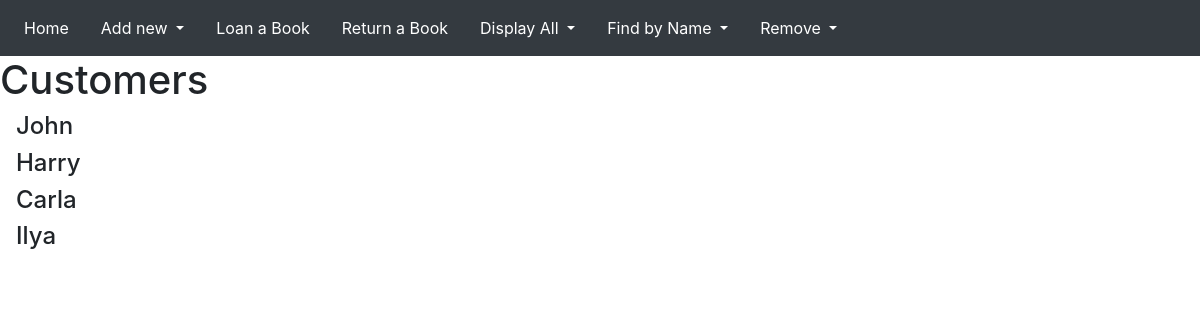
The page /display/customer/ on the database its author committed.
### db.py (models this page shows, shortened)
class Customers(base):
    __tablename__ = 'Customers'
    id = Column(Integer, primary_key=True)
    name = Column(String)
    city = Column(String)
    age = Column(Integer)

### app.py (the view, shortened to what this page needs)
@app.route("/display/<cat>/")
def display(cat):
    if cat == "book":
        book_names = session.query(db.Books.name).all()
        return render_template("display.html", cat=cat, book_names=book_names)
    elif cat == "customer":
        customer_names = session.query(db.Customers.name).all()
        return render_template("display.html", cat=cat, customer_names=customer_names)

### templates/display.html (shortened to what this page needs)
{% extends 'base.html' %} {% block title %} Display {{cat}} {% endblock %} {%
block content %} {% if cat == "book" %}
<h1>Books</h1>
{% for book in book_names %}
<h4 style="margin-left: 1rem">Book name: {{book[0]}}</h4>
{% endfor %}
<h5>For more detalied information head to</h5>
<form action="/find/book/">
  <input type="submit" value="Find book by name" />
</form>
{% elif cat == "customer" %}
<h1>Customers</h1>
{% for customer in customer_names %}
<h4 style="margin-left: 1rem">{{customer[0]}}</h4>
{% endfor %} {% endif %} {% endblock %}

### rows shown on the page
Customers: name "John"
Customers: name "Harry"
Customers: name "Carla"
Customers: name "Ilya"
